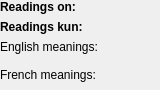
<?xml version="1.0" encoding="UTF-8"?>
<ui version="4.0">
 <class>ReadingMeaningGroupWidget</class>
 <widget class="QWidget" name="ReadingMeaningGroupWidget">
  <property name="geometry">
   <rect>
    <x>0</x>
    <y>0</y>
    <width>160</width>
    <height>90</height>
   </rect>
  </property>
  <property name="minimumSize">
   <size>
    <width>160</width>
    <height>90</height>
   </size>
  </property>
  <property name="windowTitle">
   <string>Form</string>
  </property>
  <layout class="QVBoxLayout" name="verticalLayout_2">
   <property name="sizeConstraint">
    <enum>QLayout::SetMinAndMaxSize</enum>
   </property>
   <property name="margin">
    <number>0</number>
   </property>
   <item>
    <layout class="QVBoxLayout" name="verticalLayout">
     <property name="sizeConstraint">
      <enum>QLayout::SetMinAndMaxSize</enum>
     </property>
     <item>
      <layout class="QGridLayout" name="gridLayout">
       <item row="0" column="0">
        <widget class="QLabel" name="onReadingsLabel">
         <property name="sizePolicy">
          <sizepolicy hsizetype="Minimum" vsizetype="Preferred">
           <horstretch>0</horstretch>
           <verstretch>0</verstretch>
          </sizepolicy>
         </property>
         <property name="font">
          <font>
           <weight>75</weight>
           <bold>true</bold>
          </font>
         </property>
         <property name="text">
          <string>Readings on:</string>
         </property>
         <property name="alignment">
          <set>Qt::AlignLeading|Qt::AlignLeft|Qt::AlignTop</set>
         </property>
        </widget>
       </item>
       <item row="1" column="0">
        <widget class="QLabel" name="kunReadingsLabel">
         <property name="sizePolicy">
          <sizepolicy hsizetype="Minimum" vsizetype="Preferred">
           <horstretch>0</horstretch>
           <verstretch>0</verstretch>
          </sizepolicy>
         </property>
         <property name="font">
          <font>
           <weight>75</weight>
           <bold>true</bold>
          </font>
         </property>
         <property name="text">
          <string>Readings kun:</string>
         </property>
         <property name="alignment">
          <set>Qt::AlignLeading|Qt::AlignLeft|Qt::AlignTop</set>
         </property>
        </widget>
       </item>
       <item row="0" column="1">
        <layout class="QVBoxLayout" name="onReadingsLayout"/>
       </item>
       <item row="1" column="1">
        <layout class="QVBoxLayout" name="kunReadingsLayout"/>
       </item>
      </layout>
     </item>
     <item>
      <widget class="QLabel" name="englishMeaningLabel">
       <property name="font">
        <font>
         <weight>50</weight>
         <bold>false</bold>
        </font>
       </property>
       <property name="text">
        <string>English meanings:</string>
       </property>
       <property name="alignment">
        <set>Qt::AlignLeading|Qt::AlignLeft|Qt::AlignTop</set>
       </property>
      </widget>
     </item>
     <item>
      <layout class="QVBoxLayout" name="englishMeaningsLayout">
       <property name="leftMargin">
        <number>10</number>
       </property>
      </layout>
     </item>
     <item>
      <widget class="QLabel" name="frenchMeaningLabel">
       <property name="font">
        <font>
         <weight>50</weight>
         <bold>false</bold>
        </font>
       </property>
       <property name="text">
        <string>French meanings:</string>
       </property>
       <property name="alignment">
        <set>Qt::AlignLeading|Qt::AlignLeft|Qt::AlignTop</set>
       </property>
      </widget>
     </item>
     <item>
      <layout class="QVBoxLayout" name="frenchMeaningsLayout">
       <property name="leftMargin">
        <number>10</number>
       </property>
      </layout>
     </item>
    </layout>
   </item>
  </layout>
 </widget>
 <resources/>
 <connections/>
</ui>
